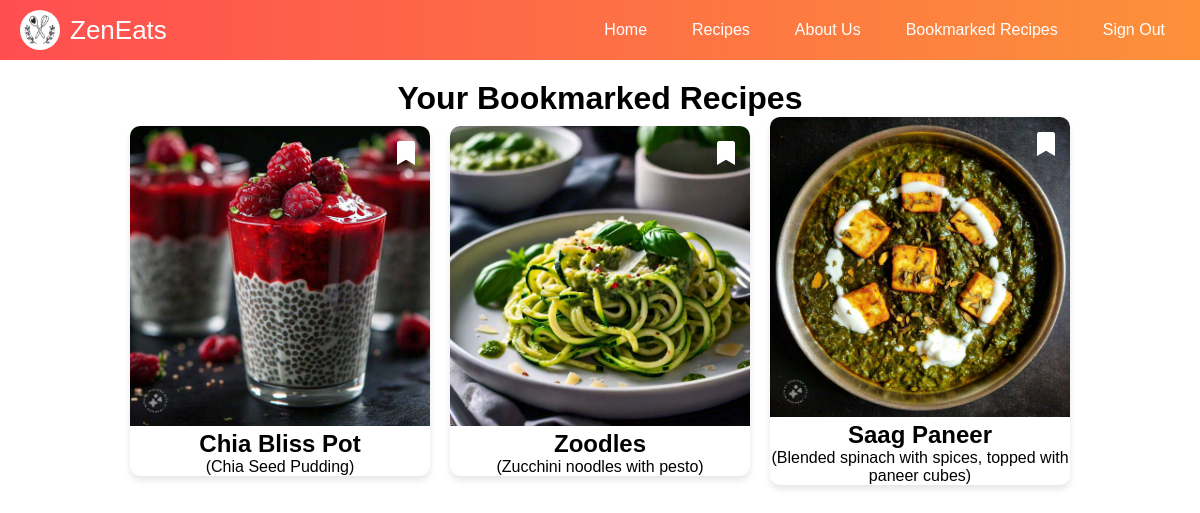
Screenshot of /bookmarked/ (signed in) with the database file from the repository.
### myweb/models.py (models this page shows, shortened)
class Bookmark(models.Model):
    user = models.ForeignKey(User, on_delete=models.CASCADE)
    recipe = models.ForeignKey(Recipe, on_delete=models.CASCADE)
    created_at = models.DateTimeField(auto_now_add=True)
    class Meta:
        unique_together = ('user', 'recipe')  # Prevent duplicate bookmarks

class Recipe(models.Model):
    title = models.CharField(max_length=100)
    description = models.TextField()
    image = models.ImageField(upload_to='recipes/')
    slug = models.SlugField(unique=True, null=True, blank=True)
    category = models.ForeignKey('Category',on_delete=models.CASCADE, related_name='recipes') # Add ForeignKey or ManyToManyField
    created_at = models.DateTimeField(auto_now_add=True)

### myweb/views.py (the view)
# urls.py: path("bookmarked/", views.bookmarked_recipes, name="bookmarked_recipes"),
@login_required
def bookmarked_recipes(request):
    bookmarks = Bookmark.objects.filter(user=request.user)
    return render(request, 'bookmarked_recipes.html', {'bookmarks': bookmarks})

### templates/bookmarked_recipes.html (shortened to what this page needs)
{% load static %}
<!DOCTYPE html>
<html lang="en">
<head>
    <link rel="stylesheet" href="{% static 'css/style.css' %}">
    <link rel="stylesheet" href="https://cdnjs.cloudflare.com/ajax/libs/font-awesome/6.0.0-beta3/css/all.min.css">
</head>
<body>
<header class="header">
    <nav class="navbar">
        <a class="navbar-brand" href="home.html">
            <img src="{% static 'images/logo.jpg' %}" class="custom-logo" alt="ZenEats Logo"> <span>ZenEats</span>
        </a>
        <div class="nav-menu">
            <a href="{% url 'home' %}" class="nav-item">Home</a>
        <a href="{% url 'recipes' %}" class="nav-item">Recipes</a>
        <a href="{% url 'aboutus' %}" class="nav-item">About Us</a>
        {% if user.is_authenticated %}
        <a href="{% url 'bookmarked_recipes' %}" class="nav-item">Bookmarked Recipes</a>
        <a href="{% url 'logout' %}" class="nav-item">Sign Out</a>
        {% else %}
        <a href="{% url 'login' %}" class="nav-item">Login</a>
        {% endif %}
        </div>
    </nav>
</header>
<div class="container">
    <h1>Your Bookmarked Recipes</h1>
    <div class="recipes">
        {% for bookmark in bookmarks %}
        <div class="recipe-card" id="recipe-{{ bookmark.recipe.id }}">
            <a href="/static/static_recipes/{{ bookmark.recipe.slug }}.html">
                <img src="{{ bookmark.recipe.image.url }}" alt="{{ bookmark.recipe.title }}">
            </a>
            <div class="recipe-info">
                <a href="/static/static_recipes/{{ bookmark.recipe.slug }}.html">
                    <h2>{{ bookmark.recipe.title }}</h2>
                </a>
                <p>{{ bookmark.recipe.description }}</p>
            </div>
            <button class="bookmark-btn" data-recipe-id="{{ bookmark.recipe.id }}">
                <i class="fas fa-bookmark bookmark-icon" id="bookmark-icon-{{ bookmark.recipe.id }}"></i>
            </button>
        </div>
        {% endfor %}
    </div>
</div>
</body>
</html>

### static/css/style.css (style rules this page uses)
* { font-family: Arial, sans-serif; margin: 0; padding: 0; }
.header { background: linear-gradient(90deg, #FF4E50, #FC913A); padding: 10px 20px; }
.navbar { display: flex; justify-content: space-between; align-items: center; }
.navbar-brand { display: flex; align-items: center; text-decoration: none; font-size: 26px; color: white; }
.navbar-brand img { width: 40px; height: 40px; border-radius: 50%; margin-right: 10px; }
.nav-menu { display: flex; gap: 15px; }
a.nav-item { text-decoration: none; color: white; font-size: 16px; padding: 8px 15px; border-radius: 20px; transition: background-color 0.3s; }
.container { max-width: 1200px; margin: 0 auto; padding: 20px; text-align: center; }
.recipes { display: flex; flex-wrap: wrap; justify-content: center; gap: 20px; align-items: center; }
.recipe-card { width: 300px; background: #fff; border-radius: 10px; overflow: hidden; box-shadow: 0 4px 6px rgba(0, 0, 0, 0.1); position: relative; transition: transform 0.3s ease, box-shadow 0.3s ease; }
.recipe-card img { width: 100%; height: auto; border-radius: 8px 8px 0 0; object-fit: cover; }
.bookmark-btn { background: none; border: none; cursor: pointer; outline: none; position: absolute; top: 10px; right: 10px; z-index: 3; padding: 5px; transition: transform 0.2s ease; }
.bookmark-icon { font-size: 24px; color: rgb(255, 255, 255); transition: color 0.3s ease, transform 0.2s ease; }

### templates/bookmarked_recipes.html (style rules this page uses)
.recipe-card a { text-decoration: none; color: inherit; }

### rows the page displays
Bookmark: recipe.image (picture), recipe "Chia Bliss Pot", recipe.description "(Chia Seed Pudding)"
Bookmark: recipe.image (picture), recipe "Zoodles", recipe.description "(Zucchini noodles with pesto)"
Bookmark: recipe.image (picture), recipe "Saag Paneer", recipe.description "(Blended spinach with spices, topped with paneer cubes)"
